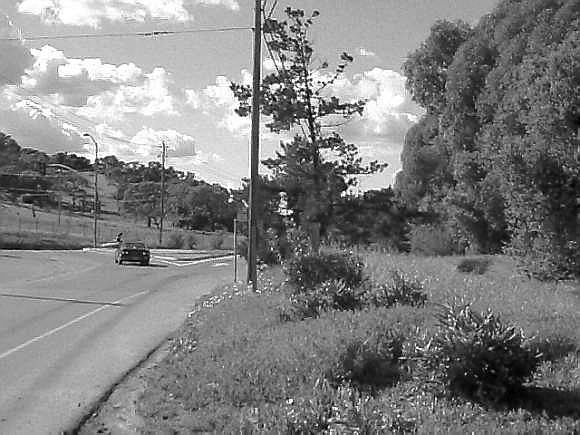
#> input picture HW.01/campusdrive.png, 580 x 435 px; the run also reads 2 pictures not shown here
$ jupyter execute practical.ipynb   (shell and % lines are left out)
#> lines starting #> are read from the running program, lines starting #| are printed output that depends on the picture
# Practical Questions

### Installing requirements
We need to have `pillow` package for image processing.

[cell 1]
from PIL import Image

### Defining `get_image_bits` functions (1)
This functions is gonna return the bits-per-pixel.

[cell 2]
def get_image_bits(image_path: str):
#> called with image_path = '../../campusdrive.png'
    try:
        # Open the image
        img = Image.open(image_path)
#> img is the input picture: PIL image 580x435 L; min 0, max 255, mean 127.9

        # Get the number of bits per pixel
        mode  = img.mode

        bits_per_pixel = len(mode) * 8

        return bits_per_pixel

    except FileNotFoundError:
        print(f"Error: The file at '{image_path}' was not found.")
        return None

Now we can get the image bits-per-pixel.

[cell 3]
image_path = "../../campusdrive.png"

bits = get_image_bits(image_path)
print(f"The image at {image_path} has {bits} bits per pixel.")
#| The image at ../../campusdrive.png has 8 bits per pixel.

#### Code Description (Image Bits Extractor)

1. **Open the Image:**
   - The code uses the Python Imaging Library (PIL) to open the specified image file using the `Image.open` method.

2. **Get Mode and Calculate Bits per Pixel:**
   - The image mode, representing the color space and channel layout (e.g., RGB or grayscale), is retrieved using `img.mode`.
   - The number of bits per pixel is calculated by multiplying the length of the mode by 8, as each channel typically uses 8 bits.

3. **Handle File Not Found Exception:**
   - The code is wrapped in a try-except block to handle the case where the specified image file is not found. If a `FileNotFoundError` occurs, an error message is printed, and the function returns `None`.

### Bit-Per-Pixel Reduction (2)
Now we can define a function to reduce the bit-per-pixel rate for an image.

[cell 4]
from PIL import Image
import os

def reduce_bits_and_save(input_path: str, output_folder: str, start_bits: int=8, end_bits: int=1):
#> called with input_path = '../../campusdrive.png', output_folder = 'image-reduction-results', start_bits = 8, end_bits = 1
  try:
    # Create output folder if it doesn't exist
    os.makedirs(output_folder, exist_ok=True)

    # Open the image
    img = Image.open(input_path)

    # Convert to grayscale ("L" mode)
    img = img.convert("L")

    # Iterate over the desired bit depths
    for target_bits in range(start_bits, end_bits - 1, -1):
      # Create a new image with the specified bit depth
      reduced_img = Image.new("L", img.size)

      # Extract the desired bits from each pixel
      for x in range(img.width):
        for y in range(img.height):
          pixel_value = img.getpixel((x, y))
          reduced_pixel_value = pixel_value & ((1 << target_bits) - 1)
          reduced_img.putpixel((x, y), reduced_pixel_value)

      # Construct the output file path
      output_path = os.path.join(output_folder, f"{os.path.basename(input_path).split('.')[0]}_{target_bits}bits.png")

      # Save the reduced-bit image
      reduced_img.save(output_path)
      print(f"Image saved: {output_path}")
#> this loop made 8 passes
#> pass 2, in reduce_bits_and_save, `reduced_img.save(output_path)`:
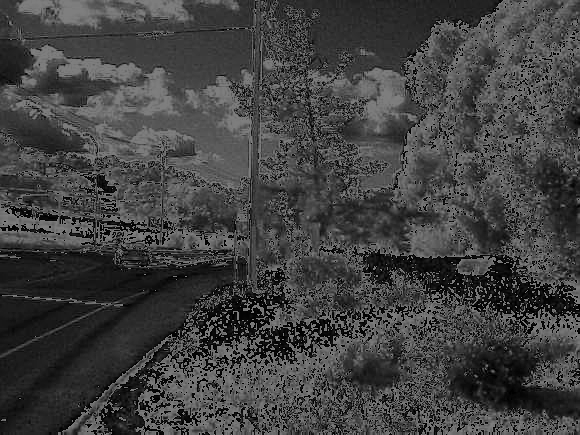
#> saved as campusdrive_7bits.png: PIL image 580x435 L; min 0, max 127, mean 65.2
#> after the loop:
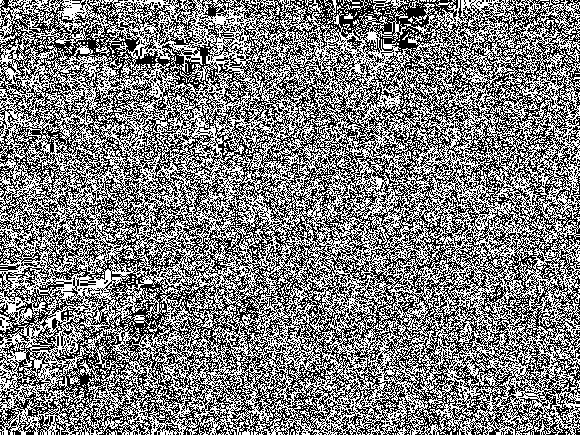
#> reduced_img: PIL image 580x435 L; values 0 (black) and 1 (white), 49.7% white in thin lines or dots

  except FileNotFoundError:
    print(f"Error: The file at '{input_path}' was not found.")
  except Exception as e:
    print(f"Error processing the image: {str(e)}")

Now we can reduce the image bits-per-pixels.

[cell 5]
input_image_path = "../../campusdrive.png"
output_folder_path = "image-reduction-results"
start_bits = 8  # Set the starting bit depth
end_bits = 1    # Set the ending bit depth

reduce_bits_and_save(input_image_path, output_folder_path, start_bits, end_bits)

#### Code Description (Image Bit Reduction and Saving)

1. **Create Output Folder:**
   - The code checks if the specified output folder exists and creates it if not.

2. **Open and Convert Image:**
   - The input image is opened using the PIL library, and it is converted to grayscale using the "L" mode.

3. **Iterate Over Bit Depths:**
   - The function iterates over the desired range of bit depths, starting from `start_bits` down to `end_bits`.

4. **Reduce Bits and Save Images:**
   - For each bit depth, a new image is created, and the desired bits are extracted from each pixel.
   - The reduced-bit image is saved to the output folder with a filename indicating the original filename and the bit depth.

5. **Handle Exceptions:**
   - The code includes error handling for file not found and general exceptions during image processing.

### The Result
We need to install `matplotlib` package to show charts and images in plots.

[cell 6]
import matplotlib.pyplot as plt

def show_images(folder_path: str, num_images: int=8):
    # Get a list of all files in the folder
    image_files = [f for f in os.listdir(folder_path) if f.endswith(('.png', '.jpg', '.jpeg'))]

    # Choose the number of images you want to display
    num_images = min(len(image_files), num_images)

    # Reverse the order of the images
    image_files = image_files[::-1]

    # Create a 2x4 grid for displaying the images
    fig, axes = plt.subplots(2, 4, figsize=(10, 5))

    # Flatten the 2D array of subplots for easier indexing
    axes = axes.flatten()

    # Loop through the images and display them in the subplots
    for i in range(num_images):
        image_path = os.path.join(folder_path, image_files[i])
        img = Image.open(image_path)

        axes[i].imshow(img, cmap='gray')  # Display in grayscale
        axes[i].axis('off')  # Turn off axis labels for cleaner display

    # Adjust layout for better spacing
    plt.tight_layout()

    # Show the plot
    plt.show()

[cell 7]
folder_path = "image-reduction-results"
show_images(folder_path)

#### Code Description (Image Viewer using Matplotlib)

1. **Get Image Files:**
   - The code retrieves a list of image files in the specified folder based on common image file extensions.

2. **Choose Number of Images:**
   - The number of images to display is determined by the minimum of the total number of images and the specified `num_images` parameter.

3. **Reverse Image Order:**
   - The order of the images is reversed to display the most recent images first.

4. **Create 2x4 Grid:**
   - Matplotlib is used to create a 2x4 grid of subplots for displaying the images.

5. **Display Images:**
   - The function loops through the selected images, opens each one using PIL, and displays it in the corresponding subplot. Grayscale is used for display, and axis labels are turned off for cleaner presentation.

6. **Adjust Layout and Show:**
   - Layout adjustments are made for better spacing, and the final plot is displayed using `plt.show()`.


### Define Mask Generator Function (3)

[cell 8]
import numpy as np

def generate_random_mask(image_size):
  """
    Generate a random binary mask.

    Parameters:
    - image_size (tuple): Size of the mask in the format (height, width).

    Returns:
    - mask (numpy.ndarray): Random binary mask with values of 0 or 1.
  """
  # Generate a random mask with values of 0 or 1
  mask = np.random.randint(2, size=image_size, dtype=np.uint8)
  return mask

#### Code Description (Random Mask Generator)

1. **Generate Random Mask:**
   - The `generate_random_mask` function takes a single parameter, `image_size`, which is a tuple specifying the size of the mask in the format (height, width).

2. **NumPy Random Integer Generation:**
   - The function uses NumPy's `randint` function to generate random integers. The range is set from 0 to 2 (exclusive), resulting in values of 0 or 1.

3. **Data Type Specification:**
   - The `dtype=np.uint8` parameter ensures that the generated array has an unsigned 8-bit integer data type.

4. **Return the Mask:**
   - The function returns the generated random binary mask.

### Define Mask Apply Function

[cell 9]
def apply_quantization_with_mask(original_img, mask, target_bits):
  """
    Apply quantization to an image based on a binary mask.

    Parameters:
    - original_img (Image.Image): The original image.
    - mask (numpy.ndarray): Binary mask indicating pixels to apply quantization.
    - target_bits (int): Number of bits for quantization.

    Returns:
    - reduced_img (Image.Image): Image after quantization based on the mask.
  """
  # Create a new image with the specified bit depth
  reduced_img = Image.new("L", original_img.size)

  # Extract the desired bits from each pixel based on the mask
  for x in range(original_img.width):
    for y in range(original_img.height):
      pixel_value = original_img.getpixel((x, y))

      # Apply quantization only if the corresponding mask value is 1
      if mask[y, x] == 1:
        reduced_pixel_value = pixel_value & ((1 << target_bits) - 1)
      else:
        reduced_pixel_value = pixel_value

      reduced_img.putpixel((x, y), reduced_pixel_value)

  return reduced_img

#### Code Description (Image Quantization with Mask)

1. **Create New Image:**
   - A new image (`reduced_img`) is created with the specified bit depth ("L" mode).

2. **Quantization with Mask:**
   - The function iterates through each pixel in the original image.
   - If the corresponding mask value is 1, quantization is applied by bitwise AND with the target bits.
   - If the mask value is 0, the original pixel value is retained.

3. **Return the Reduced Image:**
   - The function returns the resulting image after quantization based on the mask.

Now we can make modifications on `reduce_bits_and_save` to make `reduce_bits_and_save_with_mask` function to apply the above mask on the images.

[cell 10]
def reduce_bits_and_save_with_mask(input_path, output_folder, start_bits=8, end_bits=1):
    """
    Apply image quantization with a randomly generated mask and save the resulting images.

    Parameters:
    - input_path (str): Path to the original image.
    - output_folder (str): Path to the folder where reduced-bit images will be saved.
    - start_bits (int): Starting bit depth for quantization (default is 8).
    - end_bits (int): Ending bit depth for quantization (default is 1).

    Returns:
    - original_img (Image.Image): Original image opened using PIL.
    - output_folder (str): Path to the folder where images are saved.
    - start_bits (int): Starting bit depth for quantization.
    - end_bits (int): Ending bit depth for quantization.
    """
#> called with input_path = '../../campusdrive.png', output_folder = 'image-reduction-results-with-mask', start_bits = 8, end_bits = 1
    try:
        # Create output folder if it doesn't exist
        os.makedirs(output_folder, exist_ok=True)

        # Open the original image
        original_img = Image.open(input_path)

        # Convert to grayscale ("L" mode)
        original_img = original_img.convert("L")

        # Iterate over the desired bit depths
        for target_bits in range(start_bits, end_bits - 1, -1):
            # Generate a random mask for each quantization bit change
            mask = generate_random_mask((original_img.height, original_img.width))

            # Apply quantization with the generated mask
            reduced_img = apply_quantization_with_mask(original_img, mask, target_bits)

            # Save the reduced-bit image
            output_path = os.path.join(output_folder, f"{os.path.basename(input_path).split('.')[0]}_{target_bits}bits_masked.png")
            reduced_img.save(output_path)
#> this loop made 8 passes
#> pass 2, in reduce_bits_and_save_with_mask, `reduced_img = apply_quantization_with_mask(original_img, mask, target_..`:
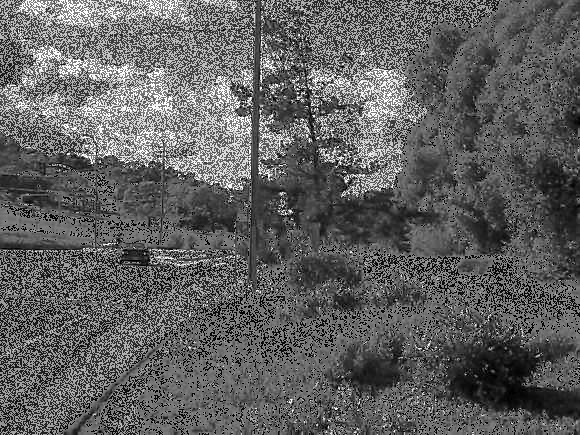
#> reduced_img: PIL image 580x435 L; min 0, max 255, mean 96.5
#> pass 3, in reduce_bits_and_save_with_mask, `reduced_img = apply_quantization_with_mask(original_img, mask, target_..`:
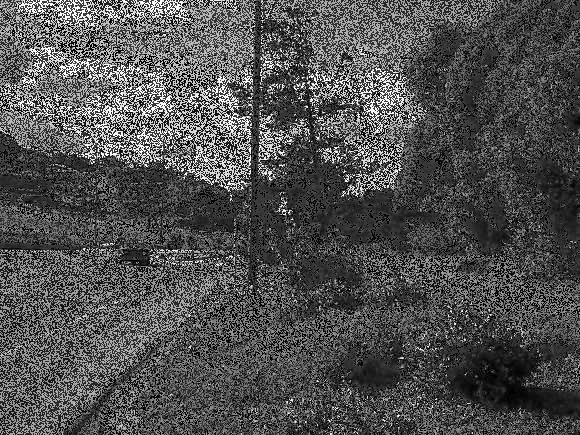
#> reduced_img: PIL image 580x435 L; min 0, max 255, mean 80.4
#> after the loop:
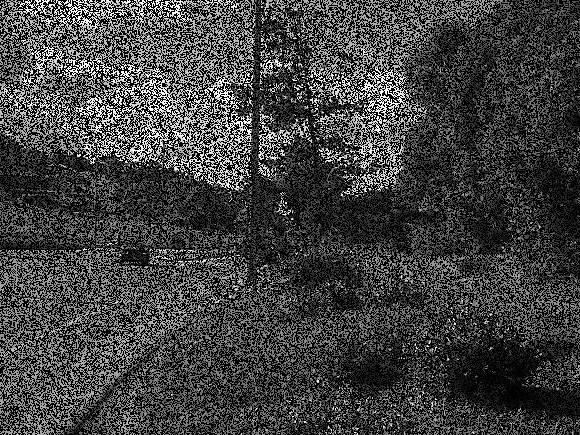
#> reduced_img: PIL image 580x435 L; min 0, max 255, mean 64.4

        return original_img, output_folder, start_bits, end_bits

    except FileNotFoundError:
        print(f"Error: The file at '{input_path}' was not found.")
    except Exception as e:
        print(f"Error processing the image: {str(e)}")

    # Adjust layout for better visualization
    plt.tight_layout()
    plt.show()

[cell 11]
input_image_path = "../../campusdrive.png"
output_folder_path = "image-reduction-results-with-mask"
start_bits = 8  # Set the starting bit depth
end_bits = 1    # Set the ending bit depth

result = reduce_bits_and_save_with_mask(input_image_path, output_folder_path, start_bits, end_bits)

[cell 12]
folder_path = "image-reduction-results-with-mask"
show_images(folder_path)

#### Code Description (Image Bit Reduction and Saving with Random Mask)

1. **Create Output Folder:**
   - The code checks if the specified output folder exists and creates it if not.

2. **Open Original Image:**
   - The original image is opened using PIL, and it is converted to grayscale.

3. **Iterate Over Bit Depths:**
   - The function iterates over the desired range of bit depths.

4. **Generate Random Mask:**
   - For each bit depth, a random binary mask is generated using the `generate_random_mask` function.

5. **Apply Quantization with Mask:**
   - Quantization is applied to the original image using the generated mask and the `apply_quantization_with_mask` function.

6. **Save Reduced-Bit Image:**
   - The resulting image is saved to the output folder with a filename indicating the original filename and the bit depth.

7. **Return Information:**
   - The function returns information about the original image, output folder, and the range of bit depths.

8. **Error Handling and Visualization:**
   - The code includes error handling for file not found and general exceptions during image processing.
   - It adjusts the layout for better visualization using Matplotlib.

### Get File Info Function - Image Compression (4)

[cell 13]
def get_image_info(file_path):
  """
    Retrieve information about an image file.

    Parameters:
    - file_path (str): Path to the image file.

    Returns:
    - dict: Dictionary containing image information.
      - 'image_size' (tuple): Size of the image in the format (width, height).
      - 'original_size' (float): Estimated original size of the image in bytes.
      - 'bit_depth' (int): Bit depth of the image.
      - 'file_size' (int): Size of the image file in bytes.
      - 'compression_percentage' (float): Compression percentage of the image file.
  """
  try:
    # Open the image
    img = Image.open(file_path)

    # Get image size
    image_size = img.size  # (width, height)

    # Get bit depth
    bit_depth = img.bits if hasattr(img, 'bits') else 8  # Default to 8 bits if not available

    # Get file size
    file_size = os.path.getsize(file_path)  # in bytes

    # Calculate compression percentage
    original_size = image_size[0] * image_size[1] * bit_depth / 8  # in bytes
    compression_percentage = ((original_size - file_size) / original_size) * 100

    return {
      'image_size': image_size,
      'original_size': original_size,
      'bit_depth': bit_depth,
      'file_size': file_size,
      'compression_percentage': compression_percentage
    }

  except FileNotFoundError:
    print(f"Error: The file at '{file_path}' was not found.")
  except Exception as e:
    print(f"Error processing the image: {str(e)}")

[cell 14]
file_path = "../../SharifLogo.png"
result = get_image_info(file_path)

if result:
  print(f"Image Size: {result['image_size']}")
  print(f"Image Original Size: {result['original_size']}")
  print(f"Bit Depth: {result['bit_depth']} bits per pixel")
  print(f"File Size: {result['file_size']} bytes")
  print(f"Compression Percentage: {result['compression_percentage']:.2f}%")

#### Code Description (Image Information Retrieval)

1. **Open the Image:**
   - The code opens the image file using PIL.

2. **Get Image Size:**
   - The size of the image in the format (width, height) is retrieved using the `size` attribute.

3. **Get Bit Depth:**
   - The bit depth of the image is obtained, defaulting to 8 bits if the `bits` attribute is not available.

4. **Get File Size:**
   - The size of the image file in bytes is retrieved using `os.path.getsize()`.

5. **Calculate Original Size:**
   - An estimated original size of the image is calculated based on width, height, and bit depth.

6. **Calculate Compression Percentage:**
   - The compression percentage of the image file is calculated based on the difference between the estimated original size and the actual file size.

7. **Return Image Information:**
   - The function returns a dictionary containing various pieces of information about the image.

8. **Error Handling:**
   - The code includes error handling for file not found and general exceptions during image processing.

### Image Enhancement (5)
We need to install requirements for creating gif using images.

[cell 15]
from PIL import Image
import numpy as np
import os

def traumatize_and_save_images(input_path: str, output_folder: str, num_steps: int=10):
  """
    Gradually traumatize an image through non-linear transformations and save the resulting images.

    Parameters:
    - input_path (str): Path to the original image.
    - output_folder (str): Path to the folder where traumatized images will be saved.
    - num_steps (int): Number of steps for gradual traumatization (default is 10).

    Returns:
    - output_folder (str): Path to the folder where traumatized images are saved.
  """
#> called with input_path = '../../bigMasoud.jpg', output_folder = 'darkened_images', num_steps = 10
  try:
      # Create output folder if it doesn't exist
      os.makedirs(output_folder, exist_ok=True)

      # Open the original image
      original_img = Image.open(input_path)
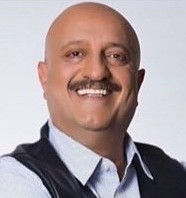
#> input picture HW.01/bigMasoud.jpg, 186 x 198 px
#> original_img is the input picture: PIL image 186x198 RGB; mean R, G, B 171.5, 156.5, 158.5

      # Convert to grayscale if the image is in color
      original_img = original_img.convert("L")
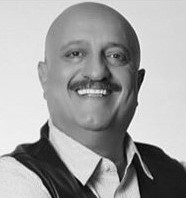
#> original_img: PIL image 186x198 L; min 1, max 255, mean 161.2

      # Get the pixel data as a NumPy array
      pixels = np.array(original_img)

      # Calculate the step size for traumatizing
      step_size = 1.0 / num_steps

      # Traumatize the image gradually and save at each step
      for i in range(num_steps + 1):
        # Create a copy of the original pixel data
        traumatized_pixels = pixels.copy()

        # Apply non-linear transformation to pixel values
        traumatized_pixels = apply_non_linear_transformation(traumatized_pixels, i * step_size)

        # Create a new image from the traumatized pixel data
        traumatized_img = Image.fromarray(traumatized_pixels)

        # Save the traumatized image
        output_path = os.path.join(output_folder, f"traumatized_{i}.png")
        traumatized_img.save(output_path)
#> this loop made 11 passes
#> pass 2, in traumatize_and_save_images, `traumatized_pixels = apply_non_linear_transformation(traumatized_pixel..`:
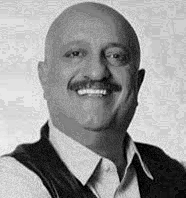
#> traumatized_pixels: shape (198, 186); min 0, max 254, mean 149.4

      return output_folder

  except FileNotFoundError:
    print(f"Error: The file at '{input_path}' was not found.")
  except Exception as e:
    print(f"Error processing the image: {str(e)}")

def apply_non_linear_transformation(pixels, factor):
  # Apply a non-linear transformation to the pixel values
  return np.clip(pixels - factor * pixels**2, 0, 255).astype(np.uint8)

#### Code Description (Gradual Image Traumatization and Saving)

1. **Import Libraries:**
   - The function imports necessary libraries, including PIL for image processing and NumPy for array operations.

2. **Create Output Folder:**
   - The code checks if the specified output folder exists and creates it if not.

3. **Open the Original Image:**
   - The original image is opened using PIL.

4. **Convert to Grayscale:**
   - The function converts the image to grayscale if it is in color.

5. **Get Pixel Data:**
   - The pixel data is extracted from the image and stored as a NumPy array.

6. **Calculate Step Size:**
   - The step size for traumatizing is calculated based on the number of steps.

7. **Traumatize the Image Gradually:**
   - The function iterates over each step, creating a copy of the original pixel data.
   - A non-linear transformation is applied to the pixel values, gradually increasing the effect.
   - The resulting traumatized image is saved at each step.

8. **Return Output Folder:**
   - The function returns the path to the folder where traumatized images are saved.

9. **Error Handling:**
   - The code includes error handling for file not found and general exceptions during image processing.

[cell 16]
import imageio
import os

def create_gif(input_folder: str, output_path: str, duration: float=0.5):
    """
    Create a GIF from traumatized images in a folder.

    Parameters:
    - input_folder (str): Path to the folder containing traumatized images.
    - output_path (str): Path to save the output GIF.
    - duration (float): Duration of each frame in the GIF (default is 0.5 seconds).

    Returns:
    - output_path (str): Path to the created GIF.
    """
    try:
        # Get the list of traumatized images
        traumatized_images = [f for f in os.listdir(input_folder) if f.startswith("traumatized_")]

        # Sort the images based on the index in the filename
        traumatized_images.sort(key=lambda x: int(x.split('_')[1].split('.')[0]))

        # Create a gif from the traumatized images
        with imageio.get_writer(output_path, duration=duration) as writer:
            for image in traumatized_images:
                image_path = os.path.join(input_folder, image)
                img = imageio.imread(image_path)
                writer.append_data(img)

        return output_path

    except Exception as e:
        print(f"Error creating the gif: {str(e)}")

[cell 17]
input_image_path = "../../bigMasoud.jpg"
traumatized_images_folder = "darkened_images"
output_gif_path = "darkened_images/Traumatized_bigMasoud.gif"

darkened_images_folder = traumatize_and_save_images(input_image_path, traumatized_images_folder, num_steps=10)
#> darkened_images_folder = 'darkened_images'
#> (the rest of the program and of its run is left out)
